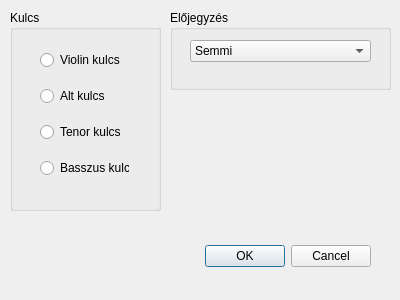
<?xml version="1.0" encoding="UTF-8"?>
<ui version="4.0">
 <class>NewStaffDialog</class>
 <widget class="QDialog" name="NewStaffDialog">
  <property name="geometry">
   <rect>
    <x>0</x>
    <y>0</y>
    <width>400</width>
    <height>300</height>
   </rect>
  </property>
  <property name="windowTitle">
   <string>Új kottasor</string>
  </property>
  <widget class="QDialogButtonBox" name="buttonBox">
   <property name="geometry">
    <rect>
     <x>30</x>
     <y>240</y>
     <width>341</width>
     <height>32</height>
    </rect>
   </property>
   <property name="orientation">
    <enum>Qt::Horizontal</enum>
   </property>
   <property name="standardButtons">
    <set>QDialogButtonBox::Cancel|QDialogButtonBox::Ok</set>
   </property>
   <property name="centerButtons">
    <bool>false</bool>
   </property>
  </widget>
  <widget class="QGroupBox" name="groupBox">
   <property name="geometry">
    <rect>
     <x>10</x>
     <y>10</y>
     <width>151</width>
     <height>201</height>
    </rect>
   </property>
   <property name="title">
    <string>Kulcs</string>
   </property>
   <widget class="QWidget" name="layoutWidget">
    <property name="geometry">
     <rect>
      <x>30</x>
      <y>30</y>
      <width>89</width>
      <height>151</height>
     </rect>
    </property>
    <layout class="QVBoxLayout" name="verticalLayout">
     <item>
      <widget class="QRadioButton" name="trebleRadioButton">
       <property name="text">
        <string>Violin kulcs</string>
       </property>
      </widget>
     </item>
     <item>
      <widget class="QRadioButton" name="altoRadioButton">
       <property name="text">
        <string>Alt kulcs</string>
       </property>
      </widget>
     </item>
     <item>
      <widget class="QRadioButton" name="tenorRadioButton">
       <property name="text">
        <string>Tenor kulcs</string>
       </property>
      </widget>
     </item>
     <item>
      <widget class="QRadioButton" name="bassRadioButton">
       <property name="text">
        <string>Basszus kulcs</string>
       </property>
      </widget>
     </item>
    </layout>
   </widget>
  </widget>
  <widget class="QGroupBox" name="groupBox_2">
   <property name="geometry">
    <rect>
     <x>170</x>
     <y>10</y>
     <width>221</width>
     <height>80</height>
    </rect>
   </property>
   <property name="title">
    <string>Előjegyzés</string>
   </property>
   <widget class="QComboBox" name="comboBox">
    <property name="geometry">
     <rect>
      <x>20</x>
      <y>30</y>
      <width>181</width>
      <height>22</height>
     </rect>
    </property>
    <item>
     <property name="text">
      <string>Semmi</string>
     </property>
    </item>
    <item>
     <property name="text">
      <string>1 #</string>
     </property>
    </item>
    <item>
     <property name="text">
      <string>1 b</string>
     </property>
    </item>
    <item>
     <property name="text">
      <string>2 #</string>
     </property>
    </item>
    <item>
     <property name="text">
      <string>2 b</string>
     </property>
    </item>
    <item>
     <property name="text">
      <string>3 #</string>
     </property>
    </item>
    <item>
     <property name="text">
      <string>3 b</string>
     </property>
    </item>
    <item>
     <property name="text">
      <string>4 #</string>
     </property>
    </item>
    <item>
     <property name="text">
      <string>4 b</string>
     </property>
    </item>
    <item>
     <property name="text">
      <string>5 #</string>
     </property>
    </item>
    <item>
     <property name="text">
      <string>5 b</string>
     </property>
    </item>
    <item>
     <property name="text">
      <string>6 #</string>
     </property>
    </item>
    <item>
     <property name="text">
      <string>6 b</string>
     </property>
    </item>
    <item>
     <property name="text">
      <string>7 #</string>
     </property>
    </item>
    <item>
     <property name="text">
      <string>7 b</string>
     </property>
    </item>
   </widget>
  </widget>
 </widget>
 <resources/>
 <connections>
  <connection>
   <sender>buttonBox</sender>
   <signal>accepted()</signal>
   <receiver>NewStaffDialog</receiver>
   <slot>accept()</slot>
   <hints>
    <hint type="sourcelabel">
     <x>248</x>
     <y>254</y>
    </hint>
    <hint type="destinationlabel">
     <x>157</x>
     <y>274</y>
    </hint>
   </hints>
  </connection>
  <connection>
   <sender>buttonBox</sender>
   <signal>rejected()</signal>
   <receiver>NewStaffDialog</receiver>
   <slot>reject()</slot>
   <hints>
    <hint type="sourcelabel">
     <x>316</x>
     <y>260</y>
    </hint>
    <hint type="destinationlabel">
     <x>286</x>
     <y>274</y>
    </hint>
   </hints>
  </connection>
 </connections>
</ui>
